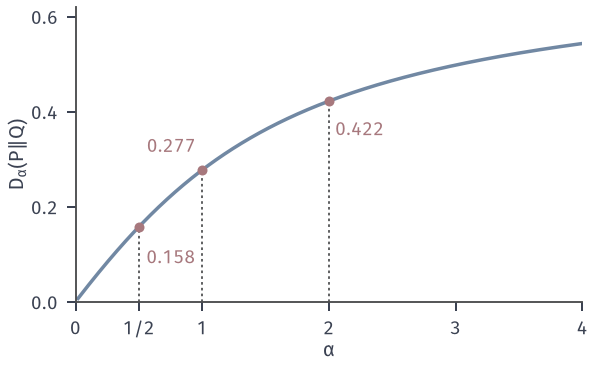

Write Python code to recreate this figure.
from pathlib import Path
import sys
HERE = Path(__file__).resolve().parent
sys.path.insert(0, str(HERE.parent/'dcomp-common'))
from common import *
# Renyi divergence D_alpha(P||Q) = ln(sum p^a q^(1-a))/(a-1) for the running example, alpha in (0,4];
# alpha=1 value is the KL limit 0.4 ln 2. Marked: alpha=1/2 (-2 ln B), 1 (KL), 2 (ln(1+chi^2)).
p, q = P_EX, Q_EX
a = np.linspace(.02, 4, 800)
a = a[np.abs(a-1) > 1e-9]
D = np.array([math.log(np.sum(p**t*q**(1-t)))/(t-1) for t in a])
KL = kl(p, q)
fig, ax = figure(width_mm=84, height_mm=52)
ax.plot(a, D, color=BLUE, lw=1.4)
marks = {.5: -2*math.log(np.sum(np.sqrt(p*q))), 1: KL, 2: math.log(1+np.sum((p-q)**2/q))}
for t, v in marks.items():
    dot(ax, t, v, RED, ms=4)
    ax.plot([t, t], [0, v], color=STROKE, lw=.7, ls=DOT)
lab(ax, .5+.06, marks[.5]-.045, f'{marks[.5]:.3f}', RED, ha='left', va='top')
lab(ax, 1-.05, KL+.03, f'{KL:.3f}', RED, ha='right', va='bottom')
lab(ax, 2+.05, marks[2]-.04, f'{marks[2]:.3f}', RED, ha='left', va='top')
ax.set_xlim(0, 4); ax.set_ylim(0, .62); ax.set_xticks([0, .5, 1, 2, 3, 4]); ax.set_xticklabels(['0', '1/2', '1', '2', '3', '4'])
ax.set_yticks([0, .2, .4, .6])
axlab(ax, r'$\alpha$', r'$D_{\alpha}(P\Vert Q)$')
save(fig, HERE, 'figure', {'marks': {str(k): float(v) for k, v in marks.items()}, 'D4': float(D[-1])})
